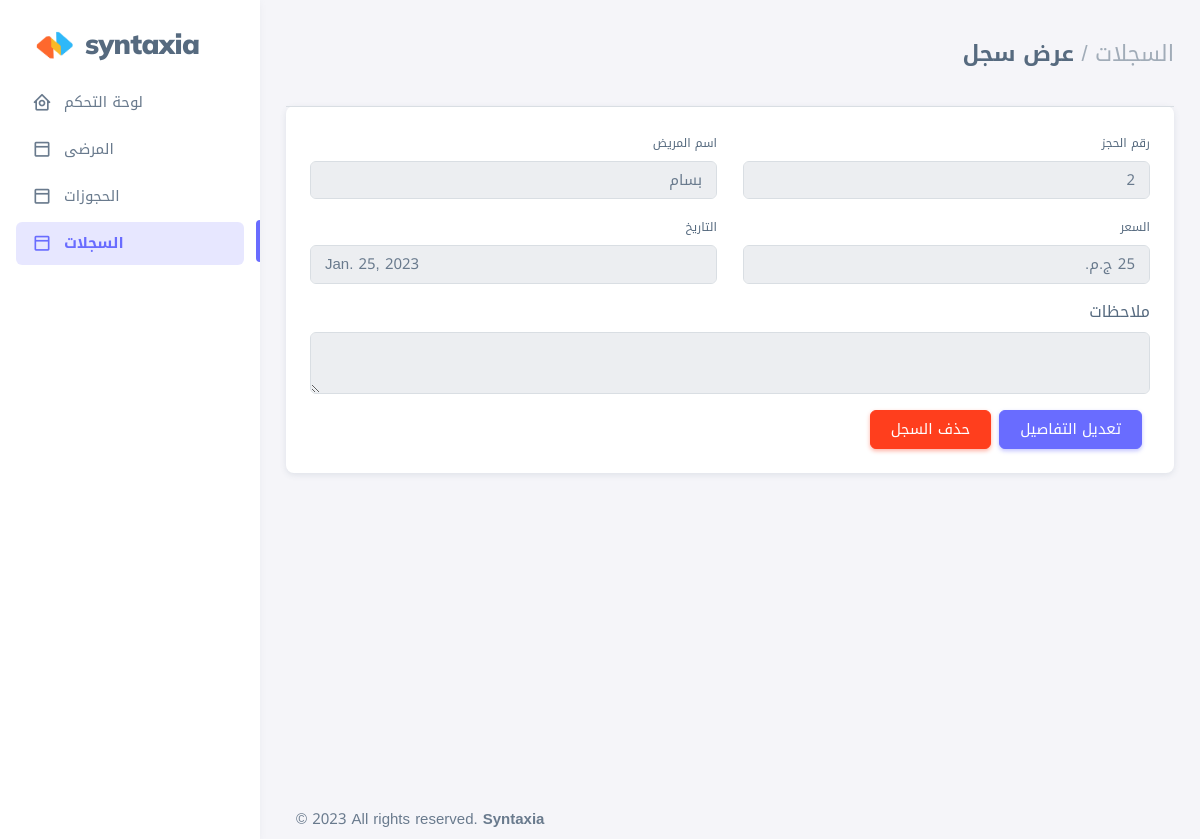
Page /record/1 (signed in) on the committed database.
### home_app/models.py (models this page shows, shortened)
class Bill(models.Model):
    date = models.DateField(auto_now_add=True)
    appointment = models.ForeignKey(Appointment ,null=True, on_delete=models.SET_NULL)
    amount = models.IntegerField(blank=False, null=True)
    notes = models.TextField(max_length=255, blank=True, null=True)

class Appointment(models.Model):
    patient = models.ForeignKey(Patient,null=True,on_delete=models.CASCADE)
    date = models.DateField(blank=False, null=False,)
    time = models.TimeField(null=False, blank=False)
    status = models.CharField(max_length=10, blank=True, null=True,default="لم يتم")
    notes = models.TextField(max_length=255, blank=True, null=True)
    created_at = models.DateField(auto_now_add=True, blank=True, null=True)
    updated_at = models.DateField(auto_now=True, blank=True, null=True)
    class Meta:
        ordering  = ('date',)

class Patient(models.Model):
    name = models.CharField(max_length=100,blank=False, null=False)
    email = models.EmailField(max_length=100, blank=True, null=True)
    phone = models.CharField(max_length=20, blank=False, null=False)
    address = models.CharField(max_length=200, blank=True, null=True)
    bloodgroup = models.CharField(max_length=10, blank=True, null=True)
    sex = models.CharField(max_length=10, blank=False)
    age = models.IntegerField(blank=False, null=True)
    notes = models.TextField(max_length=255, blank=True, null=True)
    created_at = models.DateField(auto_now_add =True, blank=True, null=True)
    updated_at = models.DateField(auto_now=True, blank=True, null=True)

### home_app/views.py (the view)
# urls.py: path('record/<int:pk>' , views.record_details, name = 'record_details'),
@login_required(login_url=('/home_app/login'))
def record_details(request, pk):
    record = Bill.objects.get(id = pk)
    context = {
        'record' : record
    }
    return render(request , 'pages/recordProfile.html', context)

### templates/pages/recordProfile.html (shortened to what this page needs)
{% extends 'base.html' %}
{% load static %}
{% block content %}
<div class="layout-wrapper layout-content-navbar">
    <div class="layout-container">
      <aside dir="ltr" id="layout-menu" class="layout-menu menu-vertical menu bg-menu-theme">
        <div class="app-brand demo">
          <a href="{% url 'index' %}" class="app-brand-link">
            <span class="app-brand-logo demo">
              <div
                style="width: 45px;position: relative;"
                width="25"
                viewBox="0 0 25 42"
                version="1.1"
                xmlns="http://www.w3.org/2000/svg"
                xmlns:xlink="http://www.w3.org/1999/xlink"
              >
              <img width="100%" src="{% static 'assets/img/logo.png' %}" alt="">
              </div>
            </span>
            <span style="font-family: 'Mulish', sans-serif;" class="app-brand-text demo menu-text fw-bolder ms-2">Syntaxia</span>
          </a>
        </div>
        <ul class="menu-inner py-1">
            <li class="menu-item">
              <a href="{%url 'index'%}" class="menu-link">
                <i class="menu-icon tf-icons bx bx-home-circle"></i>
                <div data-i18n="Analytics">لوحة التحكم</div>
              </a>
            </li>
            <li class="menu-item ">
              <li class="menu-item ">
                <a href="{%url 'patients'%}" class="menu-link ">
                  <i class="menu-icon tf-icons bx bx-dock-top"></i>
                  <div data-i18n="Analytics">المرضى</div>
                </a>
            </li>
            <li class="menu-item ">
              <li class="menu-item ">
                <a href="{%url 'reservations'%}" class="menu-link ">
                  <i class="menu-icon tf-icons bx bx-dock-top"></i>
                  <div data-i18n="Analytics">الحجوزات</div>
                </a>
            </li>
            <li class="menu-item active">
              <li class="menu-item active">
                <a href="{%url 'records'%}" class="menu-link active">
                  <i class="menu-icon tf-icons bx bx-dock-top"></i>
                  <div data-i18n="Analytics">السجلات</div>
                </a>
            </li>
          </ul>
      </aside>
      <div class="layout-page">
        <div class="content-wrapper">
          <div class="container-xxl flex-grow-1 container-p-y">
            <h4 class="fw-bold py-3 mb-4"><span class="text-muted fw-light">السجلات /</span> عرض سجل</h4>
            <div class="row">
                <div class="col-md-12">
                  <div class="card mb-4">
                    <hr class="my-0" />
                    <div class="card-body">
                      <form id="formAccountSettings">
                        <div class="row">
                            <div class="mb-3 col-md-6">
                            <label for="firstName" class="form-label">رقم الحجز</label>
                            <input
                                readonly = 'True'
                                class="form-control"
                                type="text"
                                name="id"
                                value="{{record.appointment.id}}"
                                autofocus
                            />
                          </div>
                          <div class="mb-3 col-md-6">
                            <label for="lastName" class="form-label">اسم المريض</label>
                            <input readonly = 'True' class="form-control" type="text" name="name" id="lastName" value="{{record.appointment.patient.name}}" />
                          </div>
                          <div class="mb-3 col-md-6">
                            <label for="lastName" class="form-label">السعر</label>
                            <input readonly = 'True' class="form-control" type="text" name="amount" value="{{record.amount}} ج.م." />
                          </div>
                          <div class="mb-3 col-md-6">
                            <label for="lastName" class="form-label">التاريخ</label>
                            <input readonly = 'True' dir="ltr" class="form-control" type="text" name="name" id="lastName" value="{{record.date}}" />
                          </div>
                          </div>
                          <div class="mb-3">
                            <label class="form-label" style="font-size: 16px;" for="basic-default-message">ملاحظات</label>
                            <textarea
                              name="notes"
                              readonly = 'True'
                              id="basic-default-message"
                              class="form-control"
                            >{{record.notes}}</textarea>
                          </div>
                        <div class="mt-2" style="display: flex">
                          <a href="{%url 'edit_record' record.id%}" class="btn btn-primary me-2">تعديل التفاصيل</a>
                            <a href="{%url 'deleteRecord' record.id%}" class="btn btn-danger me-2">حذف السجل</a>
                        </div>
                      </form>
                    </div>
                  </div>
                </div>
              </div>
            <br>
          </div>
        </div>
      </div>
    </div>
  </div>
{% endblock content %}

### static/assets/css/demo.css (style rules this page uses)
.menu .app-brand.demo { height: 64px; margin-top: 12px; }
.app-brand-text.demo { font-size: 1.75rem; letter-spacing: -0.5px; text-transform: lowercase; }

### rows in the picture
Bill: id "2", name "بسام", amount "25 ج.م.", name "Jan. 25, 2023"
